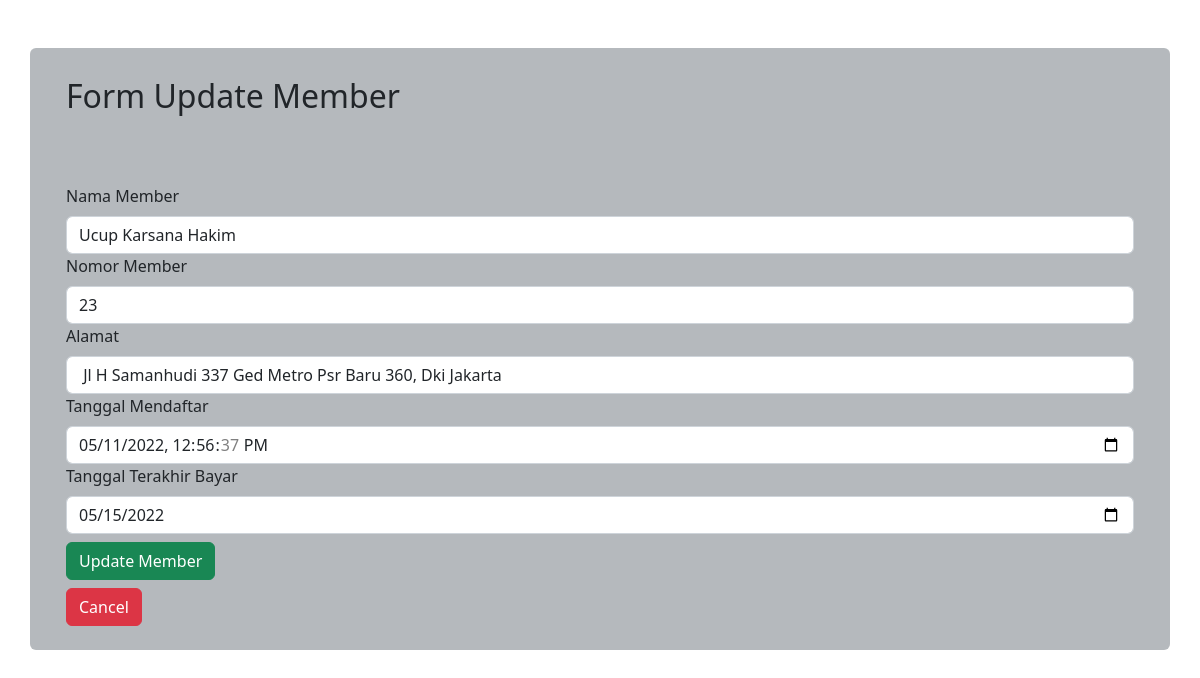
/MemberForm.php?id_member=1&form=update, run on the app's committed database.
### tables this page shows
CREATE TABLE `member` (
  `id_member` int(11) NOT NULL,
  `nama_member` varchar(250) NOT NULL,
  `nomor_member` varchar(15) NOT NULL,
  `alamat` text NOT NULL,
  `tgl_mendaftar` datetime NOT NULL,
  `tgl_terakhir_bayar` date NOT NULL
);

### Model.php (called while the page is built, shortened)
<?php
function GetDataMemberById($pdo, $id)
{
    $sql = "SELECT * FROM member WHERE id_member = $id";
    $statement = $pdo->prepare($sql);
    $statement->execute();
    $member = $statement->fetch(PDO::FETCH_OBJ);
    return $member;
}

### MemberForm.php (the view, shortened to what this page needs)
<?php
require 'Koneksi.php';
require 'Model.php';
$form = $_GET['form'];
if ($form != 'tambah')
    $id = $_GET['id_member'];
if ($form == 'update') {
    $dataMember = GetDataMemberById($conn, $id);
} else if ($form == 'tambah') {
    if (isset($_POST['nama_member'])) {
        $nama_member = $_POST['nama_member'];
        $nomor_member = $_POST['nomor_member'];
        $alamat = $_POST['alamat'];
        $tgl_mendaftar = $_POST['tgl_mendaftar'];
        $tgl_terakhir_bayar = $_POST['tgl_terakhir_bayar'];
        AddMember($conn, $nama_member, $nomor_member, $alamat, $tgl_mendaftar, $tgl_terakhir_bayar);
    }
} else if ($form == 'delete') {
    DeleteMember($conn, $id);
}
?>
<!doctype html>
<html lang="en">
<head>
    <link href="https://cdn.jsdelivr.net/npm/bootstrap@5.2.0-beta1/dist/css/bootstrap.min.css" rel="stylesheet">
</head>
<body>
    <?php if ($form == 'tambah') : ?>
        <div class="container bg-secondary bg-opacity-50 mt-5 rounded">
            <p class="fs-2 p-4 mt-2">Form Tambah Member</p>
            <div class="p-4">
                <form class="mb-2" method="post">
                    <label for="nama_member" class="form-label">Nama Member</label>
                    <input type="text" class="form-control" name="nama_member" id="nama_member">
                    <label for="nomor_member" class="form-label">Nomor Member</label>
                    <input type="text" class="form-control" name="nomor_member" id="nomor_member">
                    <label for="alamat" class="form-label">Alamat</label>
                    <input type="text" class="form-control" name="alamat" id="alamat">
                    <label for="tgl_mendaftar" class="form-label">Tanggal Mendaftar</label>
                    <input type="datetime-local" class="form-control" name="tgl_mendaftar" id="tgl_mendaftar">
                    <label for="tgl_terakhir_bayar" class="form-label">Tanggal Terakhir Bayar</label>
                    <input type="date" class="form-control" name="tgl_terakhir_bayar" id="tgl_terakhir_bayar">
                    <button class="btn btn-success mt-2" name='tambah' type="submit">Tambahkan Data</button>
                </form>
                <a href='Member.php'><button class="btn btn-danger text-white">Cancel</button></a>
            </div>
        </div>
    <?php elseif ($form == 'update') : ?>
        <div class="container bg-secondary bg-opacity-50 mt-5 rounded">
            <p class="fs-2 p-4 mt-2">Form Update Member</p>
            <div class="p-4">
                <form class="mb-2" method="post">
                    <label for="nama_member" class="form-label">Nama Member</label>
                    <input type="text" class="form-control" value="<?php $dataMember->nama_member;
                                                                    echo "$dataMember->nama_member" ?>" name="nama_member" id="nama_member">
                    <label for="nomor_member" class="form-label">Nomor Member</label>
                    <input type="text" class="form-control" value="<?php $dataMember->nomor_member;
                                                                    echo "$dataMember->nomor_member" ?>" name="nomor_member" id="nomor_member">
                    <label for="alamat" class="form-label">Alamat</label>
                    <input type="text" class="form-control" value="<?php $dataMember->alamat;
                                                                    echo "$dataMember->alamat" ?>" name="alamat" id="alamat">
                    <label for="tgl_mendaftar" class="form-label">Tanggal Mendaftar</label>
                    <input type="datetime-local" class="form-control" value="<?php $dataMember->tgl_mendaftar;
                                                                                echo "$dataMember->tgl_mendaftar" ?>" name="tgl_mendaftar" id="tgl_mendaftar">
                    <label for="tgl_terakhir_bayar" class="form-label">Tanggal Terakhir Bayar</label>
                    <input type="date" class="form-control" value="<?php $dataMember->tgl_terakhir_bayar;
                                                                    echo "$dataMember->tgl_terakhir_bayar" ?>" name="tgl_terakhir_bayar" id="tgl_terakhir_bayar">
                    <button class="btn btn-success mt-2" name='update' type="submit">Update Member</button>
                </form>
                <a href='Member.php'><button class="btn btn-danger text-white">Cancel</button></a>
            </div>
        </div>
    <?php endif; ?>
</body>

### data on the page
member: nama_member "Ucup Karsana Hakim", nomor_member "23", alamat "Jl H Samanhudi 337 Ged Metro Psr Baru 360, Dki Jakarta", tgl_mendaftar "05/11/2022 12:56:37", tgl_terakhir_bayar "05/15/2022"
